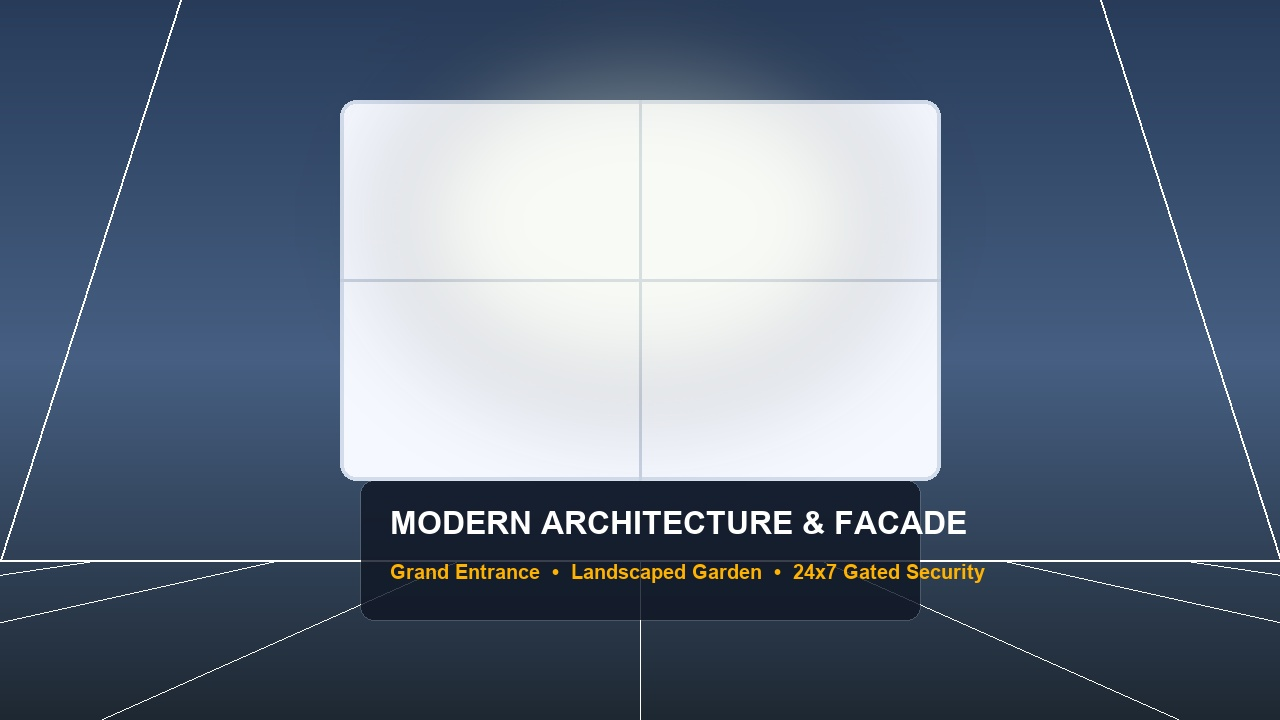
#> input picture sample_images/01_exterior.jpg, 1280 x 720 px
$ python -i image_processor.py   (imports and definitions only)
#> lines starting #> are read from the running program, lines starting #| are printed output that depends on the picture
"""
Pillow-based image processing and scene frame compositor.
Composes full 1280x720 still frames with typography, overlays, and badges,
completely eliminating the need for ImageMagick.
"""

import io
from pathlib import Path
from PIL import Image, ImageDraw, ImageFilter, ImageOps
from src.config import (
    COLOR_ACCENT,
    COLOR_BADGE_BG,
    COLOR_OVERLAY_BG,
    COLOR_PRICE_BG,
    COLOR_PRIMARY_BG,
    COLOR_TEXT_PRIMARY,
    COLOR_TEXT_SECONDARY,
    VIDEO_HEIGHT,
    VIDEO_WIDTH,
)
from src.utils import load_font


class ImageProcessingError(Exception):
    """Raised when an uploaded image cannot be processed into a scene frame."""
    pass


# [13 lines left out: function _open_image_safely, not called in this run]


def _create_cinematic_background(
    img: Image.Image,
    target_size: tuple[int, int] = (VIDEO_WIDTH, VIDEO_HEIGHT),
) -> Image.Image:
    """
    Create a blurred, darkened background from the image for letterbox padding.
    Optimized: downsamples before blurring, then upscales.
    Reduces CPU time by ~90% while looking visually identical.
    """
    tw, th = target_size
    # 1. Downsample for fast blur
    small_w, small_h = tw // 4, th // 4
    small_bg = ImageOps.fit(img, (small_w, small_h), method=Image.Resampling.BILINEAR)
    small_bg = small_bg.filter(ImageFilter.GaussianBlur(radius=8))

    # 2. Upscale back to target resolution
    bg = small_bg.resize((tw, th), Image.Resampling.BILINEAR)

    # 3. Darken overlay
    overlay = Image.new("RGBA", (tw, th), (10, 14, 24, 160))
    bg_rgba = bg.convert("RGBA")
    combined = Image.alpha_composite(bg_rgba, overlay)
    return combined.convert("RGB")


# [294 lines left out: functions _draw_text_with_shadow, _draw_rounded_badge, create_opening_frame, create_closing_frame, compose_image_scene_frame, prepare_scene_frames, not called in this run]

>>> import cv2
>>> picture = cv2.imread('../sample_images/01_exterior.jpg', cv2.IMREAD_GRAYSCALE)
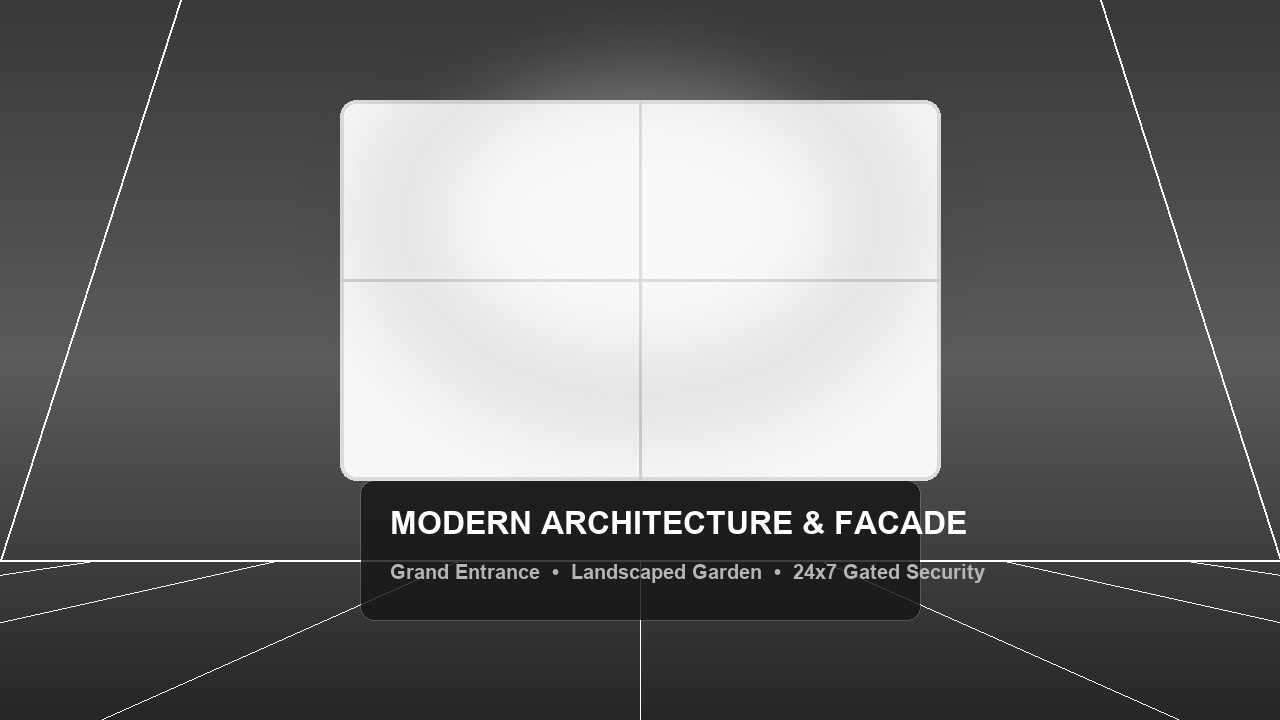
#> picture: shape (720, 1280); min 20, max 255, mean 109.2
>>> result = _create_cinematic_background(picture)
#> (the run stopped early here; a loop or call above may not have finished)
